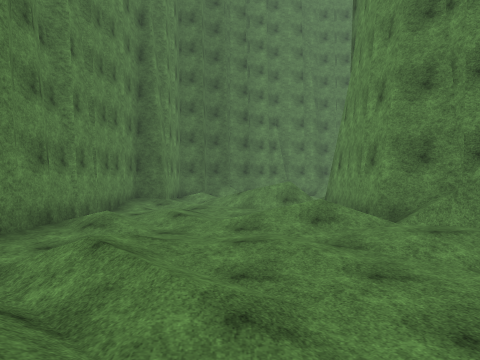
View 1 (above)

17 first-person views from a walk through a Unity game level. The camera is 1.4 m above the floor, looks level and sees 70° across. The floor is counted in squares, 2 m on a side. Each view is taken from the middle of a square. On the plan, view 1 faces up. The plan holds only what a view shows up to about 11 squares ahead; the rest is blank. The place goes on beyond the plan. Surface patterns are stand-ins for the level's own textures.

View 2
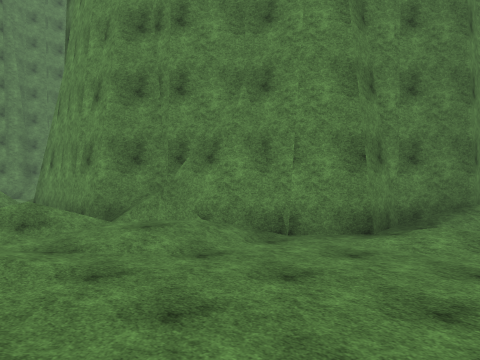

View 3
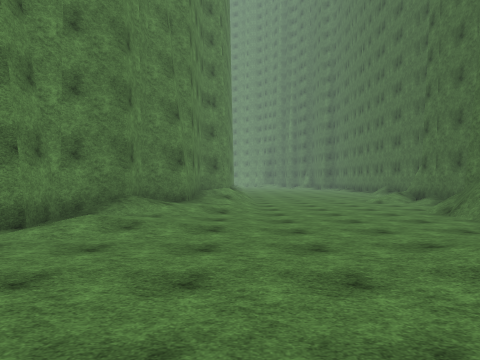

View 4
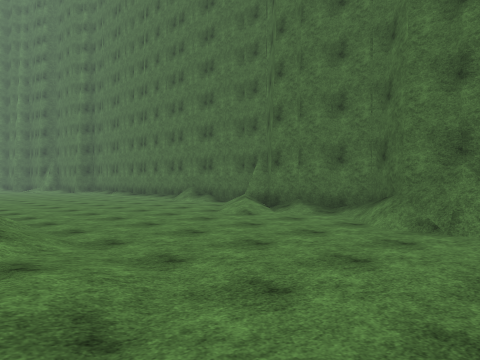

View 5
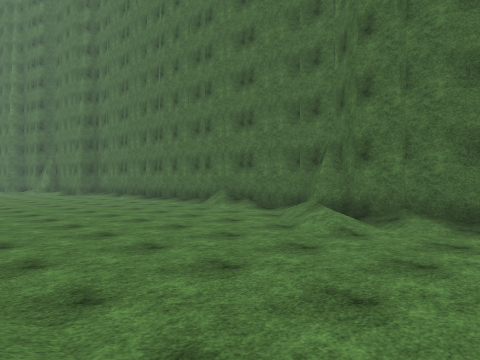

View 6
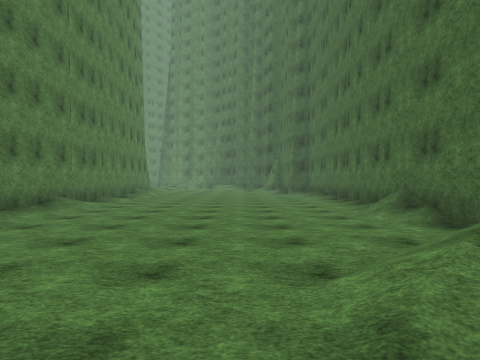

View 7
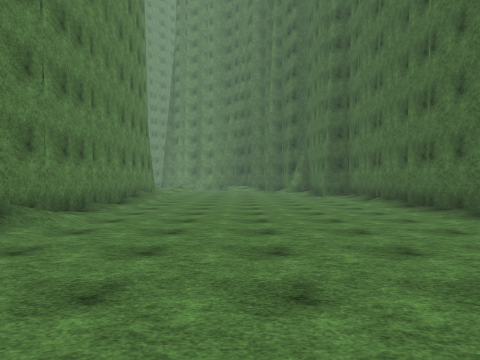

View 8
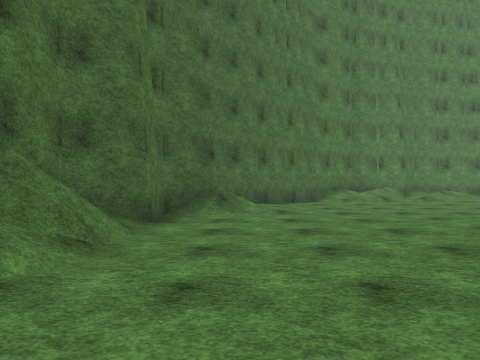

View 9
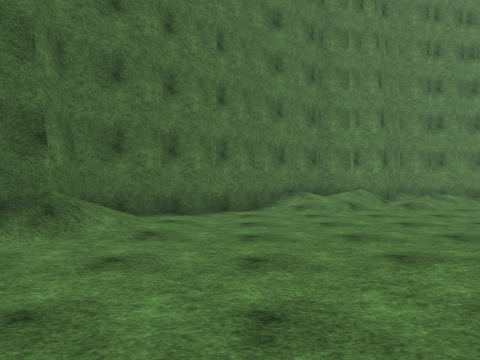

View 10
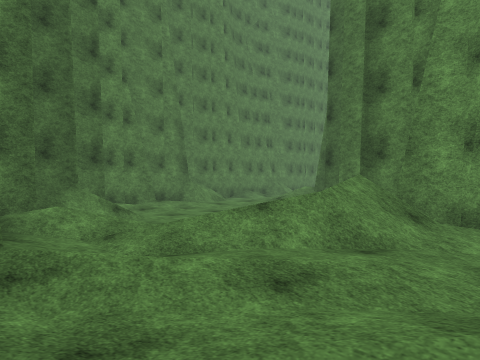

View 11
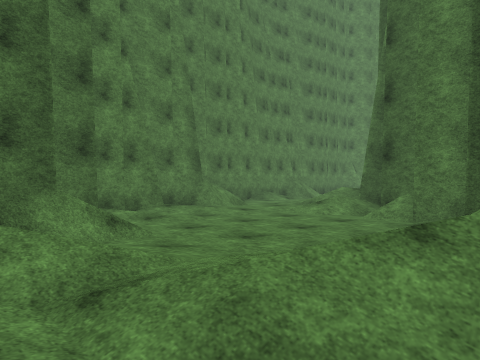

View 12
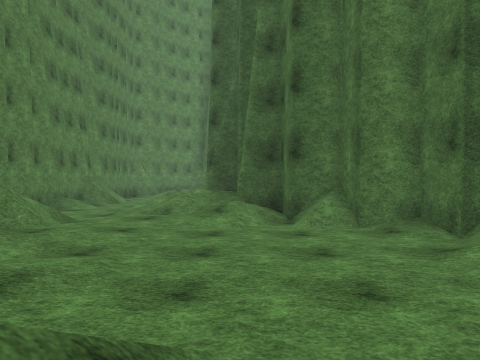

View 13
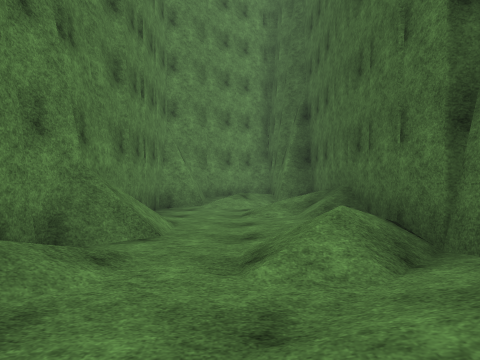

View 14
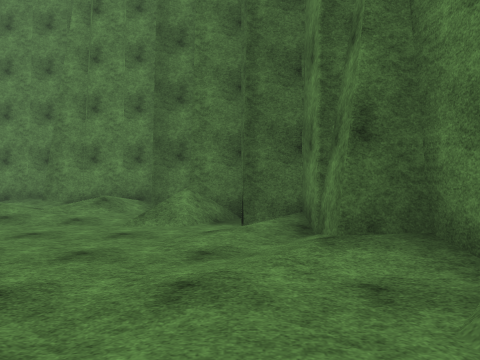

View 15
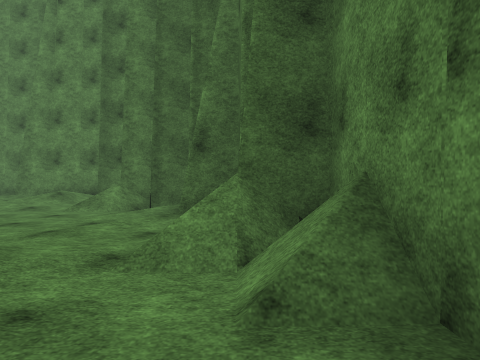

View 16
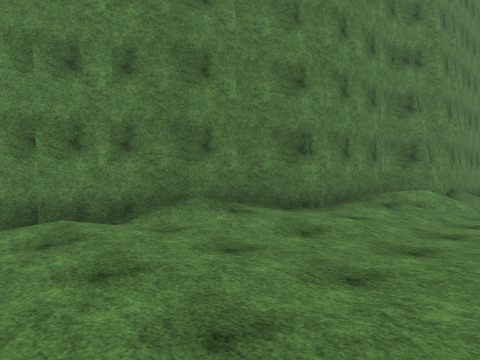

View 17
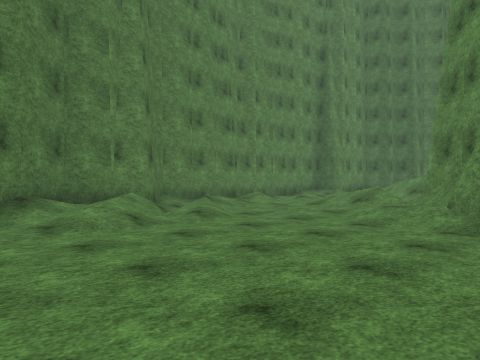

### Floor plan
Key: @ floor where view 1 was taken; # wall or solid block; . main floor; : floor 0.25 m higher than the main floor; + floor 0.5 m higher than the main floor; / step, stairs or slope; = window, fence, low wall or low ledge.
Columns run from 4 left of view 1 to 24 right of it. Each row starts with its distance up from view 1.
 19         ############
 18       ###//...=....###
 17     ###.//........./:#
 16    ##.....././/.//.###
 15   ##/......//########
 14  ##....../+###
 13  #//...../##
 12  #::.....##
 11 ##:///=/##
 10 #:.://=##
  9 #..../:#
  8 #.:..  #
  7 #..:  /#
  6 #//.///##
  5 #.....:/#
  4 #./:...:##
  3 ##//.....###
  2  #//:......###
  1  #:/......:/+#####
  0  ##:@.......::+//############
 -1   ##..........//////../.....:
 -2    ##........................
 -3     ##.......................
 -4      ##//....................
 -5       ###....................
 -6         #####...:............
 -7            ###.://...........
 -8              #####/.:/...../.
 -9                  ############

Positions as (right, up) in squares from view 1, and headings:
1: (0, 0), facing up
2: (0, 0), facing up-right
3: (0, -1), facing right
4: (6, 0), facing down-right
5: (9, -1), facing down-right
6: (10, -5), facing right
7: (13, -4), facing right
8: (11, -4), facing left
9: (8, -2), facing left
10: (-3, 8), facing up-right
11: (-2, 10), facing up-right
12: (-1, 14), facing right
13: (6, 17), facing right
14: (6, 16), facing left
15: (8, 18), facing left
16: (4, -3), facing up-right
17: (5, -2), facing up-left
